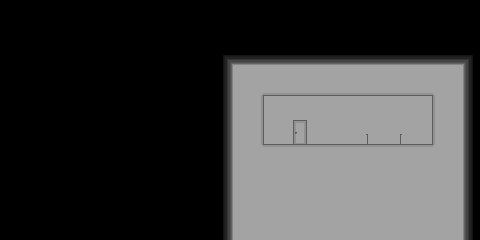

A level layout from a 2D game, rendered from its tile map. Below: a short description, then the map file with tile-grid data replaced by summaries:
An orthogonal 20x10 tile map with 24x24 px tiles, 1 tile layer (Background) and 5 objects (2x wall, floor, roofDoor, 4F-roofF).

<map version="1.10" tiledversion="1.11.0" orientation="orthogonal" renderorder="right-down" width="20" height="10" tilewidth="24" tileheight="24" infinite="0" nextlayerid="4" nextobjectid="10">
 <editorsettings>
  <export target="../tile/roofF.json" format="json" />
 </editorsettings>
 <tileset firstgid="1" source="tileSet00.tsx" />
 <layer id="1" name="Background" width="20" height="10">
  <data>[200 cells, 88 non-empty, 7 distinct tile ids]</data>
 </layer>
 <objectgroup id="2" name="NoPassing">
  <object id="1" name="wall" x="432" y="72" width="24" height="96" />
  <object id="2" name="floor" x="264" y="144" width="168" height="24" />
  <object id="3" name="wall" x="240" y="72" width="24" height="96" />
 </objectgroup>
 <objectgroup id="3" name="Interaction">
  <object id="8" name="roofDoor" x="293" y="119.937" width="13.9688" height="24">
   <properties>
    <property name="SE" value="doorOpen" />
   </properties>
  </object>
  <object id="9" name="4F-roofF" x="365.932" y="133.937" width="36.0682" height="10">
   <properties>
    <property name="SE" value="stair" />
   </properties>
  </object>
 </objectgroup>
</map>
